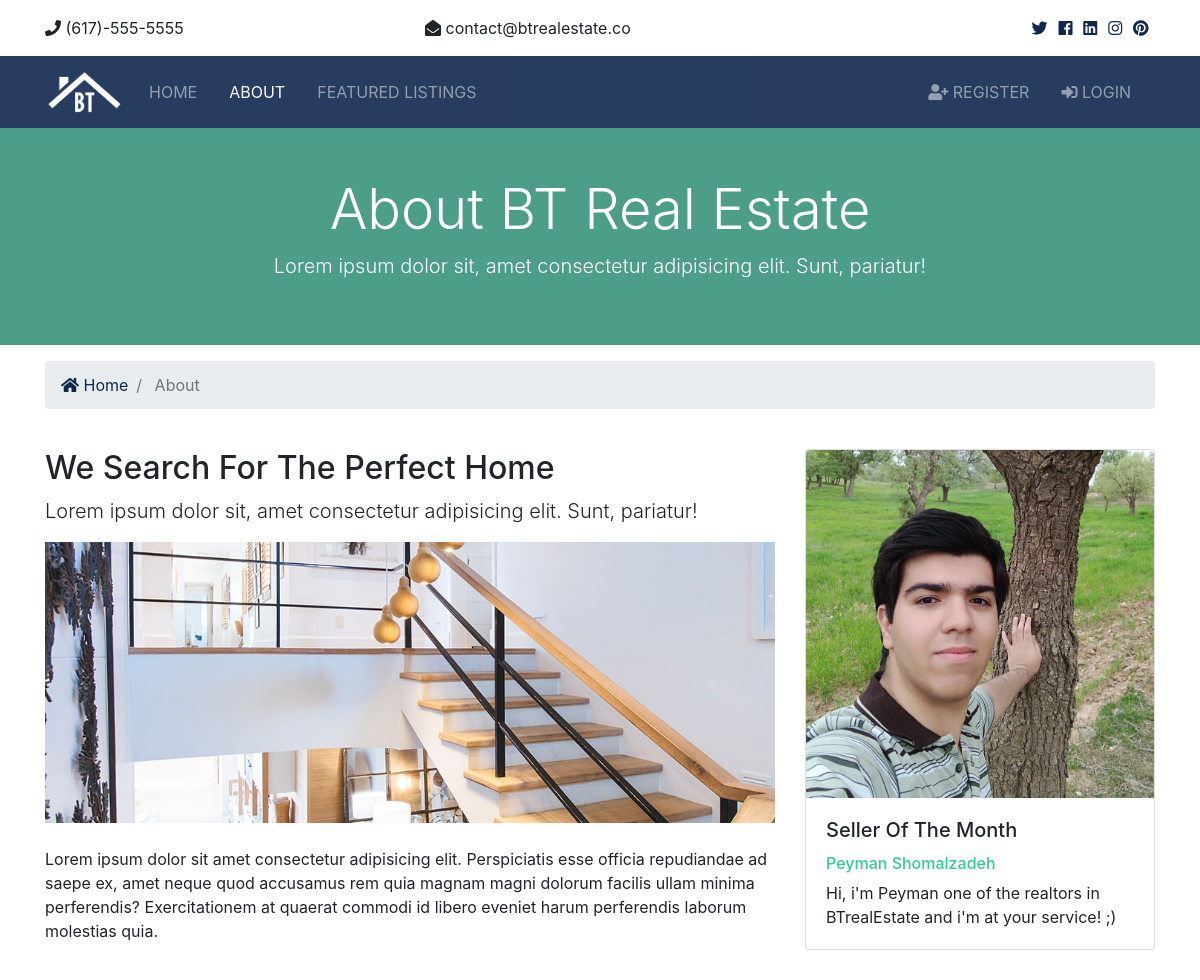
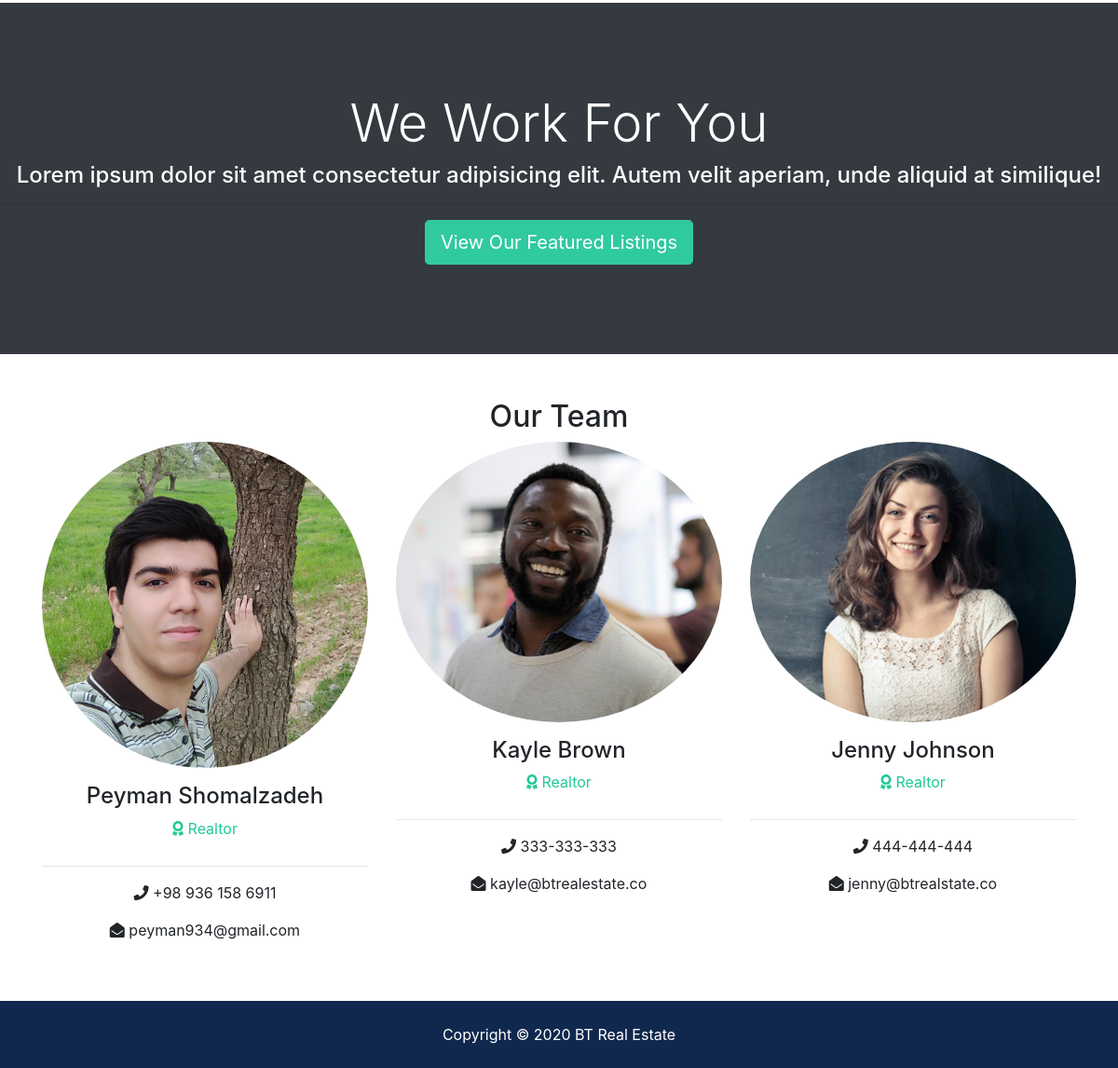
Screenshot of /pages/about/ with the database file from the repository (2 pictures, top to bottom).
### realtors/models.py (models this page shows, shortened)
class Realtor(models.Model):
    name = models.CharField(max_length=200)
    photo = models.ImageField(upload_to='photos/%Y/%m/%d/')
    description = models.TextField(blank=True)
    phone = models.CharField(max_length=20)
    email = models.CharField(max_length=50)
    is_mvp = models.BooleanField(default=False)
    hire_date = models.DateTimeField(default=datetime.now,blank=True)

### pages/views.py (the view)
# urls.py: path('about/',views.about,name='about')
def about(request):
    realtors = Realtor.objects.order_by('-hire_date')[:3]
    mvp_realtors = Realtor.objects.all().filter(is_mvp=True)
    context = {
        'realtors':realtors,
        'mvp_realtors':mvp_realtors
    }
    return render(request,'pages/about.html',context=context)

### templates/pages/about.html (shortened to what this page needs)
{% extends 'base.html' %}
{% load static %}
{% block content %}
    <section id="showcase-inner" class="py-5 text-white">
    <div class="container">
      <div class="row text-center">
        <div class="col-md-12">
          <h1 class="display-4">About BT Real Estate</h1>
          <p class="lead">Lorem ipsum dolor sit, amet consectetur adipisicing elit. Sunt, pariatur!</p>
        </div>
      </div>
    </div>
  </section>
  <section id="bc" class="mt-3">
    <div class="container">
      <nav aria-label="breadcrumb">
        <ol class="breadcrumb">
          <li class="breadcrumb-item">
            <a href="{% url 'index' %}">
              <i class="fas fa-home"></i> Home</a>
          </li>
          <li class="breadcrumb-item active"> About</li>
        </ol>
      </nav>
    </div>
  </section>
  <section id="about" class="py-4">
    <div class="container">
      <div class="row">
        <div class="col-md-8">
          <h2>We Search For The Perfect Home</h2>
          <p class="lead">Lorem ipsum dolor sit, amet consectetur adipisicing elit. Sunt, pariatur!</p>
          <img src="{% static 'img/about.jpg' %}" alt="">
          <p class="mt-4">Lorem ipsum dolor sit amet consectetur adipisicing elit. Perspiciatis esse officia repudiandae ad saepe ex, amet
            neque quod accusamus rem quia magnam magni dolorum facilis ullam minima perferendis? Exercitationem at quaerat
            commodi id libero eveniet harum perferendis laborum molestias quia.</p>
        </div>
        <div class="col-md-4">
            {% if mvp_realtors %}
                {% for realtor in mvp_realtors %}
                    <div class="card">
                    <img class="card-img-top" src="{{ realtor.photo.url }}" alt="Seller of the month">
                    <div class="card-body">
                    <h5 class="card-title">Seller Of The Month</h5>
                    <h6 class="text-secondary">{{ realtor.name }}</h6>
                    <p class="card-text">{{realtor.description}}
                    </p>
                    </div>
                    </div>
                {% endfor %}
            {% endif %}
        </div>
      </div>
    </div>
  </section>
  <section id="work" class="bg-dark text-white text-center">
    <h2 class="display-4">We Work For You</h2>
    <h4>Lorem ipsum dolor sit amet consectetur adipisicing elit. Autem velit aperiam, unde aliquid at similique!</h4>
    <hr>
    <a href="{% url 'listings' %}" class="btn btn-secondary text-white btn-lg">View Our Featured Listings</a>
  </section>
  <section id="team" class="py-5">
    <div class="container">
      <h2 class="text-center">Our Team</h2>
      <div class="row text-center">
        {% if realtors %}
            {% for realtor in realtors %}
                <div class="col-md-4">
          <img src="{{ realtor.photo.url }}" alt="" class="rounded-circle mb-3">
          <h4>{{ realtor.name }}</h4>
          <p class="text-success">
            <i class="fas fa-award text-success mb-3"></i> Realtor</p>
          <hr>
          <p>
            <i class="fas fa-phone"></i> {{ realtor.phone }}</p>
          <p>
            <i class="fas fa-envelope-open"></i> {{ realtor.email }}</p>
        </div>
        {% endfor %}
            {% else %}
            <div class="col-md-12">
            <h3>No Realtors Available</h3>
            </div>
          {% endif %}
      </div>
    </div>
  </section>
{% endblock %}

### btre/static/css/all.css (style rules this page uses)
.fa, .fas, .far, .fal, .fab { -moz-osx-font-smoothing: grayscale; -webkit-font-smoothing: antialiased; display: inline-block; font-style: normal; font-variant: normal; text-rendering: auto; line-height: 1; }
.fa-award:before { content: "\f559"; }
.fa-envelope-open:before { content: "\f2b6"; }
.fa-home:before { content: "\f015"; }
.fa-phone:before { content: "\f095"; }
.fa, .fas { font-family: 'Font Awesome 5 Free'; font-weight: 900; }

### btre/static/css/style.css (style rules this page uses)
.btn-secondary { color: #fff !important; }
img { width: 100%; }
#showcase-inner { background: url(../img/building.jpg) no-repeat top center fixed/cover; position: relative; overflow: hidden; min-height: 200px; }
#showcase-inner::before { content: ''; position: absolute; top: 0; left: 0; min-height: 100%; width: 100%; background: rgba(32, 134, 107, 0.8); }
#work { padding: 6rem 0; }

### rows the page displays
Realtor: photo (picture), name "Peyman Shomalzadeh", description "Hi, i'm Peyman one of the realtors in BTrealEstate and i'm at your service! ;)", phone "+98 936 158 6911", email "peyman934@gmail.com"
Realtor: photo (picture), name "Kayle Brown", phone "333-333-333", email "kayle@btrealestate.co"
Realtor: photo (picture), name "Jenny Johnson", phone "444-444-444", email "jenny@btrealstate.co"
